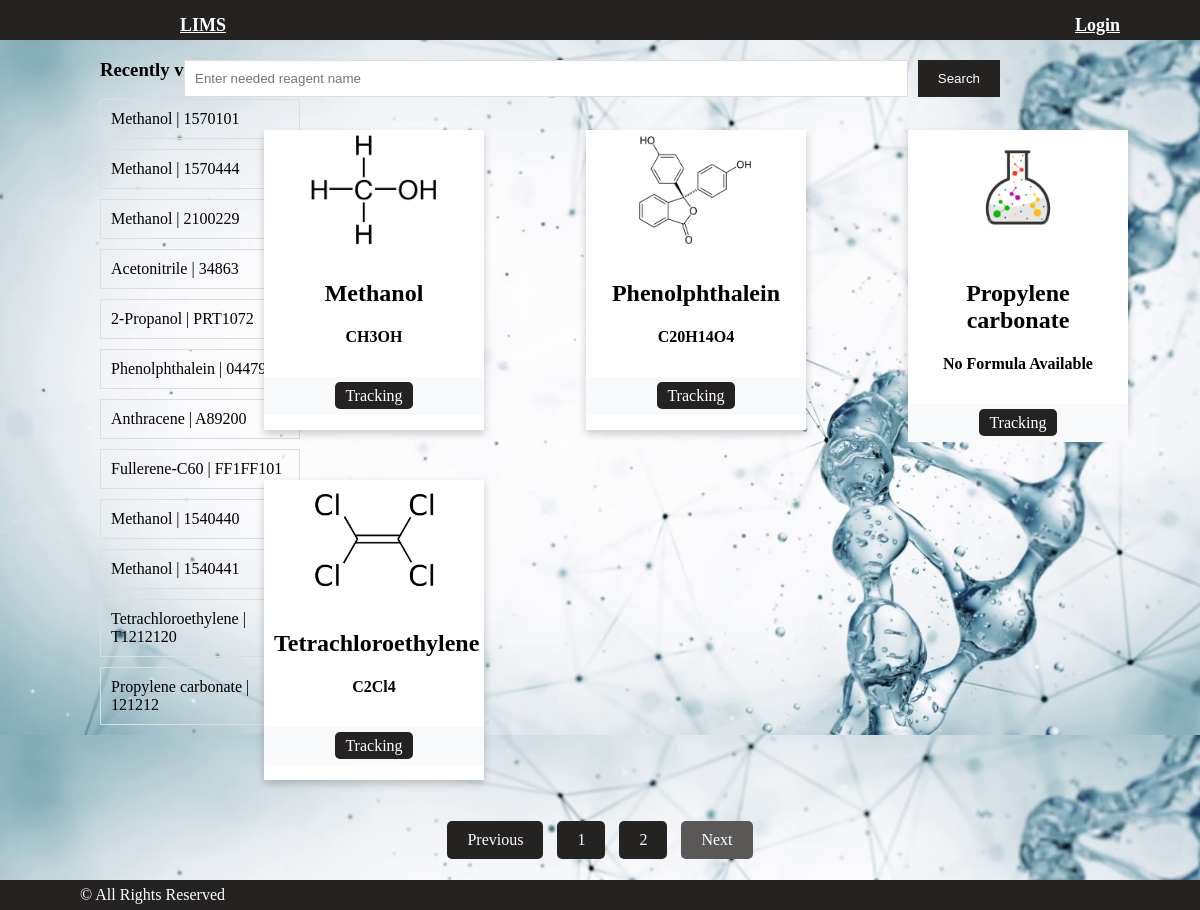
Screenshot of /main/page/2/ with the database file from the repository.
### main/models.py (models this page shows, shortened)
class Batch(models.Model):
    batch_number = models.CharField(blank=False, max_length=10)
    reagent = models.ForeignKey('Reagent', on_delete=models.CASCADE)
    quantity = models.DecimalField(max_digits=10, decimal_places=2)
    units = models.CharField(max_length=10)

class Reagent(models.Model):
    name = models.CharField(blank=False, max_length=50)
    synonyms = models.CharField(blank=True, max_length=100)
    formula = models.CharField(blank=True, max_length=50)
    CAS = models.CharField(max_length=15)
    molecular_weight = models.DecimalField(max_digits=10, decimal_places=2)
    image = models.ImageField(blank=True, upload_to='uploads')
    def __str__(self):
        return self.name

### main/views.py (the view)
# urls.py: path('main/', main, name='main'),
def main(request, page=1):
    query = request.GET.get('q')
    if query:
        samples = Reagent.objects.filter(name__icontains=query)
        if samples.exists():
            sample = samples.first()
            context = {
                'title': 'LIMS - Inventory Management',
                'samples': [sample],
                'batcn_nums': Batch.objects.all(),
            }
            return render(request, 'main/main.html', context)
        else:
            context = {
                'title': 'LIMS - Inventory Management',
                'samples': [],
                'batcn_nums': Batch.objects.all(),
                'message': "Sorry, there are no matches for your search",
            }
            return render(request, 'main/main.html', context)
    else:
        samples = Reagent.objects.all().order_by('name')
        context = {
            'title': 'LIMS - Inventory Management',
            'samples': samples,
            'batcn_nums': Batch.objects.all(),
        }
        paginator = Paginator(samples, 6)
        samples_paginator = paginator.page(page)
        context.update({'samples':samples_paginator})
        return render(request, 'main/main.html', context)

### main/templates/main/main.html (shortened to what this page needs)
<!DOCTYPE html>
{% extends 'main/base.html' %}
{% load static %}
{% block css %}
    <link href="{% static 'css/main.css' %}" rel="stylesheet">
{% endblock %}
{% block content %}
    <div class="container-main">
        <div class="row">
            <div class="context-extrnl">
                <h3 class="my-4">Recently viewed</h3>
                <div class="list-group">
                    {% for batcn_num in batcn_nums %}
                        <a href="#" class="list-group-item"> {{ batcn_num.reagent }} | {{ batcn_num.batch_number }}</a>
                    {% endfor %}
                </div>
            </div>
            <form action="{% url 'main' %}" method="GET">
                <input type="text" name="q" placeholder="Enter needed reagent name">
                <button type="submit">Search</button>
            </form>
                <div class="context-1">
                    <div class="row">
                        {% if samples %}
                        {% for sample in samples %}
                            <div class="card-main">
                                <div class="card">
                                    {% if sample.image %}
                                    <img class="card-img" src="{{ sample.image.url }}" alt="">
                                    {% else %}
                                    <img class="card-img" src="/static/img/default_image.png" alt="">
                                    {% endif %}
                                    <div class="card-body">
                                        <h3 class="card-title"><h2>{{ sample.name }}</h2>
                                        <h4>{% if sample.formula %}
                                            {{ sample.formula }}
                                            {% else %}
                                            No Formula Available
                                            {% endif %}</h4>
                                    </div>
                                    <div class="card_footer">
                                        <a class="btn-success" href="{% url 'tracking' reagent_id=sample.id %}">Tracking</a>
                                    </div>
                                </div>
                            </div>
                        {% endfor %}
                    {% endif %}
                </div>
            </div>
        </div>
    </div>
    <nav aria-label="Page-navigation">
        <ul class="pagination">
            <li class="page-item {% if not samples.has_previous %} disabled {% endif %}">
                <a class="page-link"
                href="{% if samples.has_previous %} {% url 'page' samples.previous_page_number %} {% else %} # {% endif %}"
                tabindex="-1" aria-disabled="{% if not samples.has_previous %}true{% endif %}">
                    Previous
                </a>
            </li>
            {% for page in samples.paginator.page_range %}
                <li class="page-item">
                    <a class="page-link" href="{% url 'page' page %}">
                        {{ page }}
                    </a>
                </li>
            {% endfor %}
            <li class="page-item {% if not samples.has_next %} disabled {% endif %}">
                <a class="page-link"
                href="{% if samples.has_next %} {% url 'page' samples.next_page_number %} {% else %} # {% endif %}"
                aria-disabled="{% if not samples.has_next %}true{% endif %}">
                    Next
                </a>
            </li>
        </ul>
    </nav>
{% endblock %}

### static/css/main.css (style rules this page uses)
body { margin: 0; padding: 0; background-image: url(/static/img/wallpaper_tracking.png); background-size:cover; }
.container-main { display: flex; flex-direction: column; align-items: flex-start; padding-left: 100px; }
.row { display: flex; flex-direction: row; align-items: flex-start; }
.context-extrnl { float: left; width: 200px; margin-right: 20px; }
.list-group a { display: block; color: #000; padding: 10px; text-decoration: none; border: 1px solid #ddd; margin-bottom: 10px; }
form { position: absolute; top: 60px; right: 0; display: flex; margin-bottom: 20px; margin-right: 200px; width: 68%; }
form input[type="text"] { flex-grow: 1; border: 1px solid #ddd; padding: 10px; margin-right: 10px; }
form button { padding: 10px 20px; border: none; background-color: rgb(37, 34, 34); color: #fff; cursor: pointer; }
.context-1 { position: absolute; right: 0; top: 130px; display: flex; flex-wrap: wrap; justify-content: flex-start; width: 78%; margin-left: 240px; padding-bottom: 100px; }
.context-1 .row { display: flex; flex-wrap: wrap; justify-content: flex-start; gap: 20px 30px; width: 1060px; }
.card-main { width: calc((100% / 3) - 20px); margin-bottom: 30px; }
.card { width: 220px; height: 300px; box-shadow: 0 4px 8px 0 rgba(0, 0, 0, 0.2); transition: 0.3s; background: #fff; }
.card-img { width: auto; height: auto; max-width: 100%; max-height: 40%; display: block; margin: auto; }
.card-body { padding: 10px; text-align: center; }
.card-title { font-size: 16px; margin-bottom: 10px; }
.card_footer { padding: 10px; background-color: #f8f9fa; text-align: center; }
.card_footer a { color: #fff; background-color: rgb(37, 34, 34); padding: 5px 10px; text-decoration: none; border-radius: 5px; }
nav[aria-label="Page-navigation"] { position: fixed; bottom: 15px; width: 100%; text-align: center; margin-top: 20px; }
.pagination { display: inline-block; list-style: none; padding: 0; padding-bottom: 20px; }
.page-item { display: inline; margin: 0 5px; }
.page-link { display: inline-block; padding: 10px 20px; color: #fff; background-color: rgb(37, 34, 34); border-radius: 5px; text-decoration: none; transition: background-color 0.3s; }
.page-item.disabled .page-link { pointer-events: none; color: #fff; background-color: rgb(90, 87, 87); }

### rows the page displays
Batch: reagent "Methanol", batch_number "1570101"
Batch: reagent "Methanol", batch_number "1570444"
Batch: reagent "Methanol", batch_number "2100229"
Batch: reagent "Acetonitrile", batch_number "34863"
Batch: reagent "2-Propanol", batch_number "PRT1072"
Batch: reagent "Phenolphthalein", batch_number "04479"
Batch: reagent "Anthracene", batch_number "A89200"
Batch: reagent "Fullerene-C60", batch_number "FF1FF101"
Batch: reagent "Methanol", batch_number "1540440"
Batch: reagent "Methanol", batch_number "1540441"
Batch: reagent "Tetrachloroethylene", batch_number "T1212120"
Batch: reagent "Propylene carbonate", batch_number "121212"
Reagent: image (picture), name "Methanol", formula "CH3OH"
Reagent: image (picture), name "Phenolphthalein", formula "C20H14O4"
Reagent: name "Propylene carbonate", formula "No Formula Available"
Reagent: image (picture), name "Tetrachloroethylene", formula "C2Cl4"

### other values shown
{{ page }} "1" "2"
